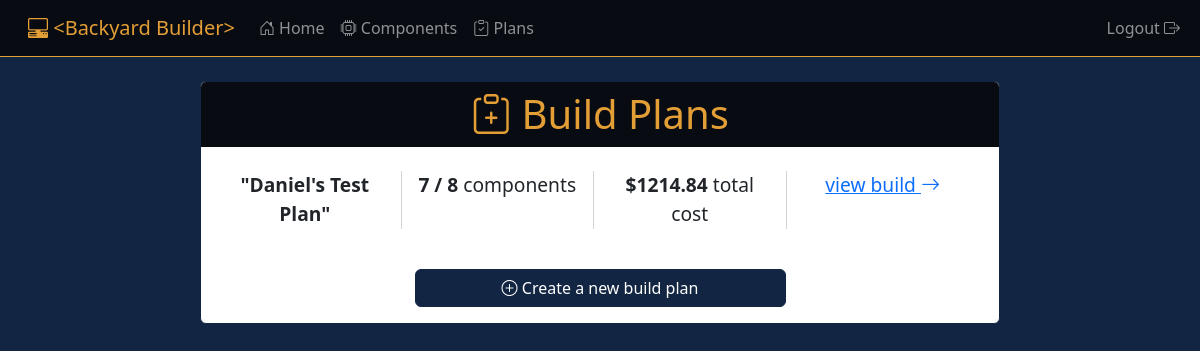
The page /builds/ (signed in) on the database as committed earlier.
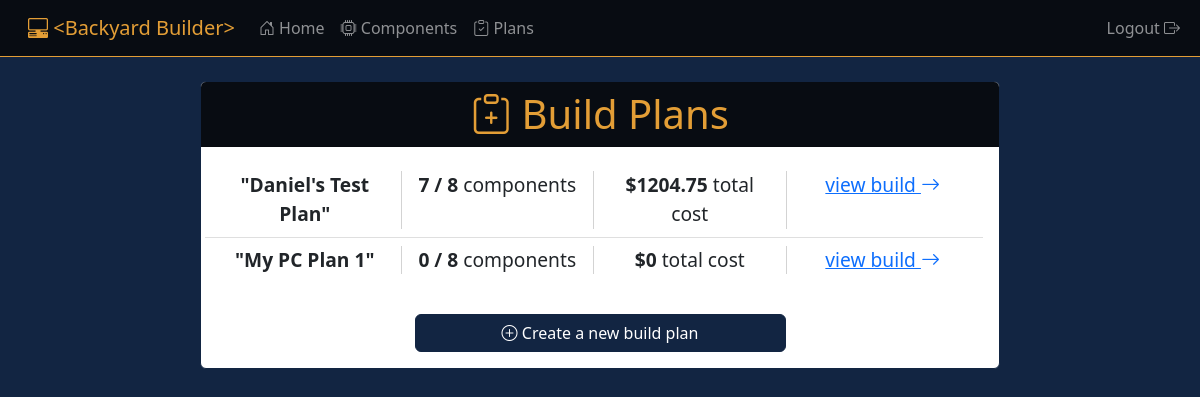
The same page on the database as committed later.
### builds/models.py (models this page shows, shortened)
class Build(models.Model):
    name = models.CharField(max_length=75, default='My PC Plan')
    user = models.ForeignKey(User, on_delete=models.CASCADE)
    case = models.ForeignKey(Case, on_delete=models.SET_NULL, null=True, default=None)
    cooler = models.ForeignKey(Cooler, on_delete=models.SET_NULL, null=True, default=None)
    cpu = models.ForeignKey(CPU, on_delete=models.SET_NULL, null=True, default=None)
    graphics = models.ForeignKey(Graphics, on_delete=models.SET_NULL, null=True, default=None)
    motherboard = models.ForeignKey(Motherboard, on_delete=models.SET_NULL, null=True, default=None)
    powersupply = models.ForeignKey(PowerSupply, on_delete=models.SET_NULL, null=True, default=None)
    ram = models.ForeignKey(RAM, on_delete=models.SET_NULL, null=True, default=None)
    storage = models.ForeignKey(Storage, on_delete=models.SET_NULL, null=True, default=None)
    def total_price(self):
        total_price = 0
        components = []
        if self.case is not None:
            components.append(self.case)
        if self.cooler is not None:
            components.append(self.cooler)
        if self.cpu is not None:
            components.append(self.cpu)
        if self.graphics is not None:
            components.append(self.graphics)
        if self.motherboard is not None:
            components.append(self.motherboard)
        if self.powersupply is not None:
            components.append(self.powersupply)
        if self.ram is not None:
            components.append(self.ram)
        if self.storage is not None:
            components.append(self.storage)
        for component in components:
            total_price += component.price
        return round(total_price, 2)
    def component_count(self):
        count = 0
        if self.case is not None:
            count += 1
        if self.cooler is not None:
            count += 1
        if self.cpu is not None:
            count += 1
        if self.graphics is not None:
            count += 1
        if self.motherboard is not None:
            count += 1
        if self.powersupply is not None:
            count += 1
        if self.ram is not None:
            count += 1
        if self.storage is not None:
            count += 1
        return count

### components/models.py (models this page shows, shortened)
class Component(models.Model):
    name = models.CharField(max_length=300)
    manufacturer = models.CharField(max_length=100)
    price = models.FloatField()
    image = models.ImageField(default='component_images/default_component.png', upload_to='component_images')
    link = models.URLField()

### builds/views.py (the view)
# urls.py: path('', views.build_list, name='build_list'),
@login_required
def build_list(request):
    context = {}
    user = request.user
    builds = Build.objects.filter(user=user)
    context['builds'] = builds
    return render(request, 'builds/build_list.html', context)

### builds/templates/builds/build_list.html
{% extends 'dashboard/base.html' %}
{% block body %}
    <div class="col-8 offset-2 my-4">
        <div class="card">
            <h1 class="card-header text-center">
                <i class="bi bi-clipboard-plus"></i>
                Build Plans
            </h1>
            <div class="row card-body">
                {% if not builds %}
                    <h4 class="card-title text-center mt-4">You haven't created any builds yet!</h4>
                {% else %}
                    <ul class="list-group list-group-flush">
                        {% for build in builds %}
                            <li class="list-group-item" style="font-size: 1.2em">
                                <div class="row">
                                    <div class="col-3 text-center" style="border-right: 1px solid lightgrey;">
                                        <strong>"{{ build.name }}"</strong>
                                    </div>
                                    <div class="col-3 text-center" style="border-right: 1px solid lightgrey;">
                                        <strong>{{ build.component_count }}&nbsp;/&nbsp;8</strong> components
                                    </div>
                                    <div class="col-3 text-center" style="border-right: 1px solid lightgrey;">
                                        <strong>${{ build.total_price }}</strong> total cost
                                    </div>
                                    <div class="col-3 text-center">
                                        <a href="{% url 'builds:view_build' build.id %}">
                                            view build
                                            <i class="bi bi-arrow-right"></i>
                                        </a>
                                    </div>
                                </div>
                            </li>
                        {% endfor %}
                    </ul>
                {% endif %}
            </div>
            <div class="row card-body">
                <div class="d-grid gap-2 col-6 mx-auto">
                    <a href="{% url 'builds:new_build' %}" class="btn btn-primary btn-block">
                        <i class="bi bi-plus-circle"></i>
                        Create a new build plan
                    </a>
                </div>
            </div>
        </div>
    </div>
{% endblock %}

Rows that differ between the two databases and show on the page:
changed Build "Daniel's Test Plan": total_price "1214.84" → "1204.75"
added Build: name "My PC Plan 1", component_count "0", total_price "0"
